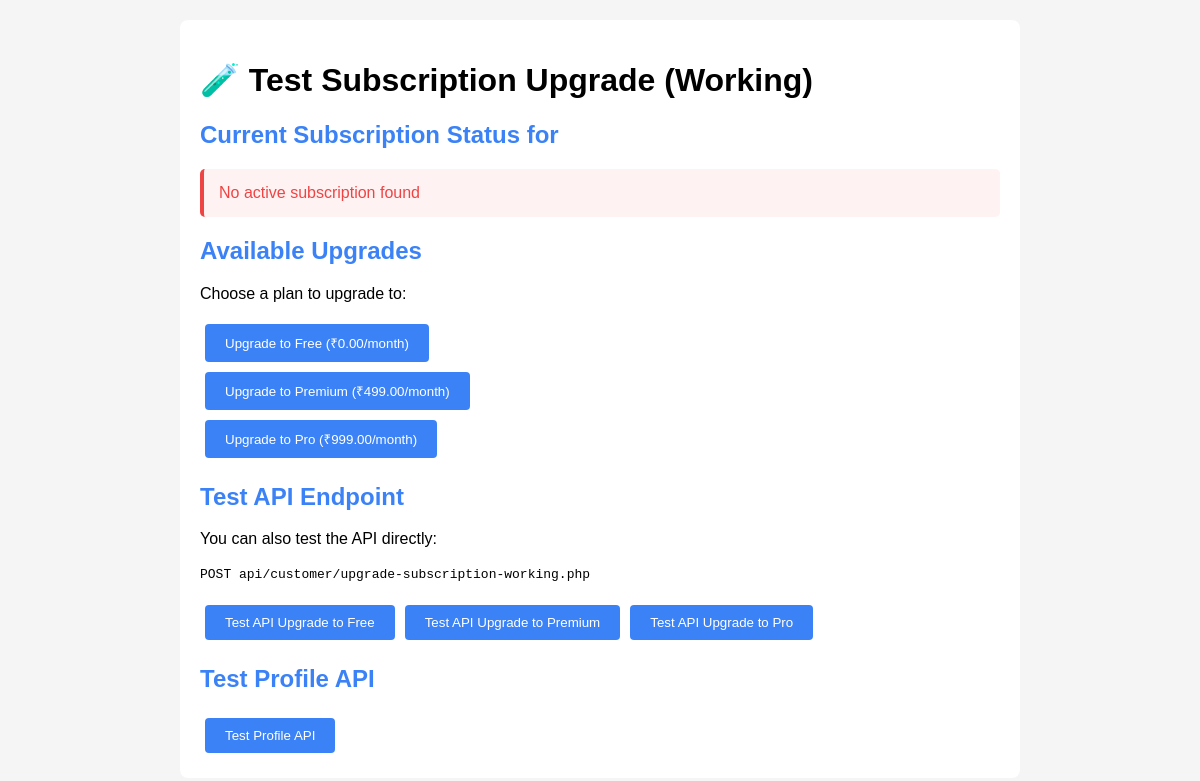
The app's page /backend/test-upgrade-working.php with its own data.
### tables this page shows
CREATE TABLE `subscription_plans` (
  `id` int(10) UNSIGNED NOT NULL,
  `plan_code` varchar(50) NOT NULL,
  `name` varchar(100) NOT NULL,
  `description` text DEFAULT NULL,
  `price` decimal(10,2) NOT NULL,
  `currency` varchar(10) DEFAULT 'INR',
  `billing_period` enum('monthly','yearly') DEFAULT 'monthly',
  `razorpay_plan_id` varchar(100) DEFAULT NULL,
  `features` longtext DEFAULT NULL CHECK (json_valid(`features`)),
  `is_active` tinyint(1) DEFAULT 1,
  `created_at` timestamp NOT NULL DEFAULT current_timestamp(),
  `updated_at` timestamp NOT NULL DEFAULT current_timestamp() ON UPDATE current_timestamp()
);

### backend/test-upgrade-working.php (the view, shortened to what this page needs)
<?php
echo "<!DOCTYPE html>";
echo "<html><head><title>Test Subscription Upgrade (Working)</title>";
echo "</head><body><div class='container'>";
echo "<h1>🧪 Test Subscription Upgrade (Working)</h1>";
$userEmail = 'soudhame52@gmail.com';
try {
    $database = new Database();
    $db = $database->getConnection();
    $userStmt = $db->prepare("SELECT * FROM users WHERE email = ?");
    $userStmt->execute([$userEmail]);
    $user = $userStmt->fetch(PDO::FETCH_ASSOC);
    $userId = $user['id'];
    $userName = trim($user['first_name'] . ' ' . $user['last_name']);
    echo "<h2 class='info'>Current Subscription Status for $userName</h2>";
    $currentStmt = $db->prepare("
        SELECT s.*, sp.plan_code, sp.name as plan_name, sp.price
        FROM subscriptions s
        LEFT JOIN subscription_plans sp ON s.plan_id = sp.id
        WHERE s.user_id = ? AND s.status = 'active'
        ORDER BY s.created_at DESC
        LIMIT 1
    ");
    $currentStmt->execute([$userId]);
    $current = $currentStmt->fetch(PDO::FETCH_ASSOC);
    if ($current) {
        echo "<div class='result success'>";
        echo "<strong>Current Plan:</strong> {$current['plan_code']} ({$current['plan_name']})<br>";
        echo "<strong>Status:</strong> {$current['status']}<br>";
        echo "<strong>Price:</strong> ₹{$current['price']}/month<br>";
        echo "<strong>Created:</strong> {$current['created_at']}";
        echo "</div>";
    } else {
        echo "<div class='result error'>No active subscription found</div>";
    }
    echo "<h2 class='info'>Available Upgrades</h2>";
    $plansStmt = $db->query("SELECT * FROM subscription_plans WHERE is_active = 1 ORDER BY price ASC");
    $plans = $plansStmt->fetchAll(PDO::FETCH_ASSOC);
    echo "<form method='POST'>";
    echo "<p>Choose a plan to upgrade to:</p>";
    foreach ($plans as $plan) {
        $isCurrentPlan = $current && $current['plan_code'] === $plan['plan_code'];
        $buttonStyle = $isCurrentPlan ? 'background:#9ca3af;cursor:not-allowed;' : '';
        $buttonText = $isCurrentPlan ? "Current Plan" : "Upgrade to {$plan['name']} (₹{$plan['price']}/month)";
        echo "<button type='submit' name='upgrade_to' value='{$plan['plan_code']}' style='$buttonStyle' " . ($isCurrentPlan ? 'disabled' : '') . ">$buttonText</button><br>";
    }
    echo "</form>";
    echo "<h2 class='info'>Test API Endpoint</h2>";
    echo "<p>You can also test the API directly:</p>";
    echo "<code>POST api/customer/upgrade-subscription-working.php</code>";
    echo "<br><br>";
    foreach ($plans as $plan) {
        if (!$current || $current['plan_code'] !== $plan['plan_code']) {
            echo "<button onclick='testAPI(\"{$plan['plan_code']}\")'>Test API Upgrade to {$plan['name']}</button>";
        }
    }
    echo "<h2 class='info'>Test Profile API</h2>";
    echo "<button onclick='testProfileAPI()'>Test Profile API</button>";
} catch (Exception $e) {
    echo "<div class='result error'>❌ Error: " . htmlspecialchars($e->getMessage()) . "</div>";
}
echo "</div>";
echo "</body></html>";
?>

### backend/test-upgrade-working.php (style rules this page uses)
body { font-family:Arial,sans-serif;margin:20px;background:#f5f5f5; }
.container { max-width:800px;margin:0 auto;background:white;padding:20px;border-radius:8px; }
.error { color:#ef4444; }
.info { color:#3b82f6; }
button { padding:10px 20px;margin:5px;border:none;border-radius:4px;cursor:pointer;background:#3b82f6;color:white; }
.result { margin:15px 0;padding:15px;border-radius:5px;background:#f8f9fa;border-left:4px solid #e5e7eb; }
.result.error { background:#fef2f2;border-left-color:#ef4444; }

### records on screen
subscription_plans: buttonText "Upgrade to Free (₹0.00/month)", name "Free"
subscription_plans: buttonText "Upgrade to Premium (₹499.00/month)", name "Premium"
subscription_plans: buttonText "Upgrade to Pro (₹999.00/month)", name "Pro"
